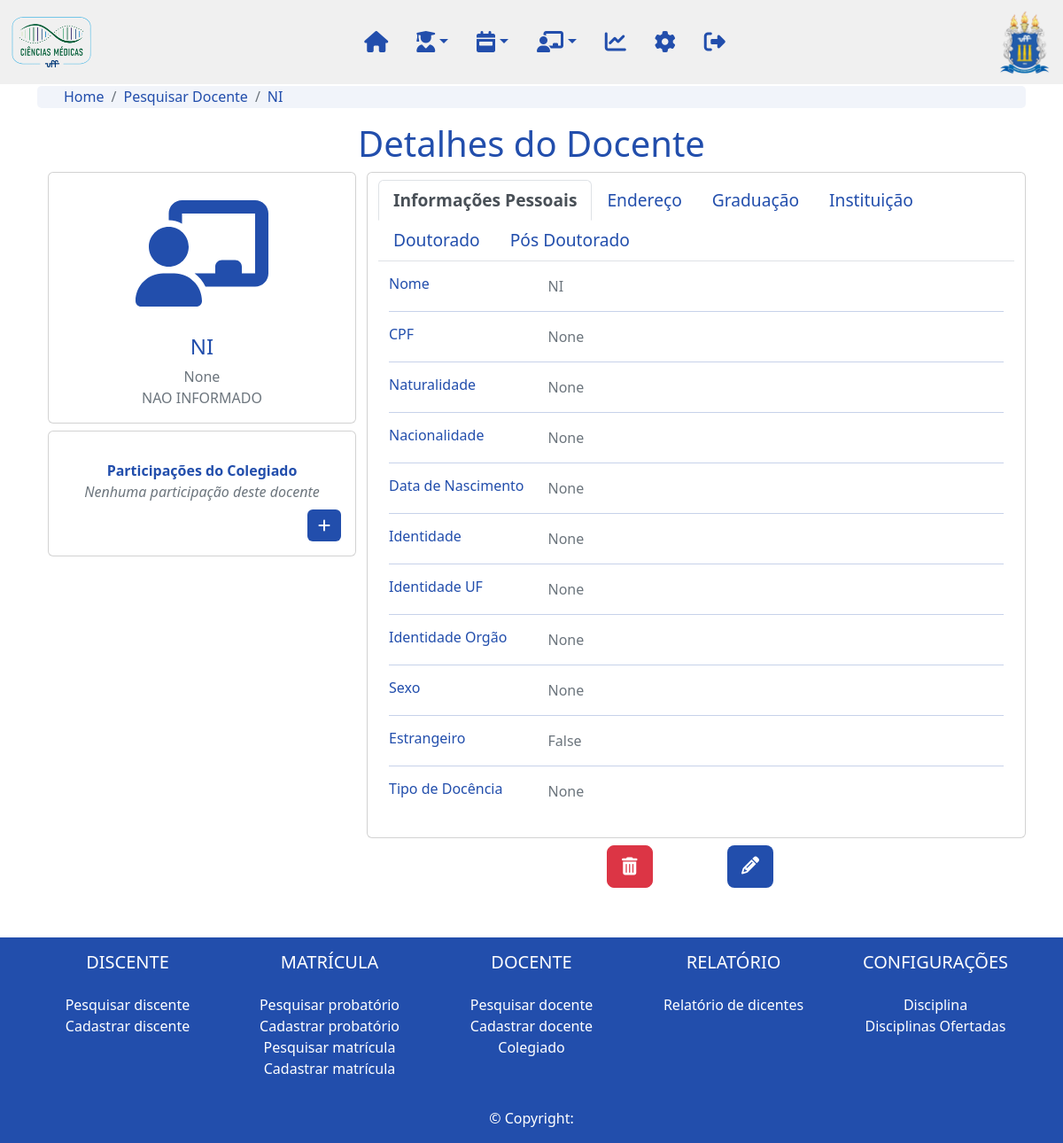
/professor/1/, run on the app's committed database.
### professor/models.py (models this page shows, shortened)
class Professor(models.Model):
      TIPO_DOCENTE_CHOICES = (
            ("Permanente", "Permanente"),
            ("Colaborador", "Colaborador"),
            ("Coorientador", "Coorientador"),
            ("Visitante", "Visitante"),
            ("Pos Doutor", "Pós Doutor"),
      )
      nome = models.CharField(max_length=200, verbose_name='Nome:')
      sexo = models.ForeignKey(Sexo, on_delete=models.DO_NOTHING , null=True, blank=True, verbose_name='Sexo:')
      dt_nascimento = models.DateField(null=True, blank=True, verbose_name='Data de nascimento:')
      estrangeiro = models.BooleanField(default=False, verbose_name='Estrangeiro:')
      nacionalidade = models.CharField(max_length=100, null=True, blank=True, verbose_name='Nacionalidade:')
      naturalidade = models.ForeignKey(UnidadeFederativa, on_delete=models.DO_NOTHING,  null=True, blank=True, verbose_name='Naturalidade:')
      cpf = models.CharField(max_length=14, null=True, blank=True, verbose_name='CPF:')
      identidade = models.CharField(max_length=12, null=True, blank=True, verbose_name='Identidade:')
      identidade_uf= models.CharField(max_length=2, null=True, blank=True, verbose_name='UF:')
      identidade_orgao = models.CharField(max_length=100, null=True, blank=True, verbose_name='Orgão Expeditor:')
      tipo_docente = models.CharField(max_length=100, choices=TIPO_DOCENTE_CHOICES, null=True, blank=True, verbose_name='Tipo de docente:')
      endereco = models.OneToOneField(Endereco, on_delete=models.DO_NOTHING)
      doutorado = models.OneToOneField(Doutorado, on_delete=models.DO_NOTHING)
      graduacao = models.OneToOneField(Graduacao, on_delete=models.DO_NOTHING, related_name="professor_graduacao")
      trabalho = models.ForeignKey(Trabalho, on_delete=models.DO_NOTHING, related_name="professor_trabalho")
      pos_doutorado = models.ForeignKey(PosDoutorado, on_delete=models.DO_NOTHING, related_name="professor_pos_doutorado")
      slug = models.SlugField(max_length=250, unique_for_date='dt_cadastro')
      updated = models.DateTimeField(auto_now=True)
      cadastrado_por = models.ForeignKey(User, on_delete=models.DO_NOTHING, related_name='professor_cadastrado_por')
      def __str__(self):
            return  self.nome

class Graduacao(models.Model):
    graduacao_area = models.CharField(max_length=200, verbose_name="Área:")
    instituicao = models.ForeignKey(Instituicao, on_delete=models.DO_NOTHING, related_name="professor_graduacao_instituicao", verbose_name="Instituição")
    local = models.CharField(max_length=200, null=True, blank=True, verbose_name="Local:")
    graduacao_ano_inicio = models.IntegerField(null=True, blank=True, verbose_name="Ano de início:")
    graduacao_ano_fim = models.IntegerField(null=True, blank=True, verbose_name="Ano de término:")

### config/models.py (models this page shows)
class Instituicao(models.Model):
    instituicao = models.CharField(max_length=200)
    sigla = models.CharField(max_length=200)
    cor = RGBColorField(default='#000000')
    def __str__(self):
            return str(self.instituicao)

### professor/views.py (the view, shortened to what this page needs)
# urls.py: path('<int:professor>/', detalhes_professor, name='detalhes_professor'),
def detalhes_professor(request, professor):
    professor = Professor.objects.get(slug=professor)
    colegiados = Colegiado.objects.filter(professor_membro=professor.id)
    membro = colegiados.last
    form_colegiado = ColegiadoForm()
    return render(request, 'detalhes_professor.html', {'professor':professor, 'colegiados':colegiados, 'form_colegiado':form_colegiado, 'pagina': 'Detalhes do Docente', 'membro': membro})

### professor/models.py (called while the page is built)
    def __str__(self):
        return str(self.doutorado)

      def __str__(self):
            return str(self.instituicao_trabalho)

### professor/templates/detalhes_professor.html (shortened to what this page needs)
{% extends "base.html" %}
{% load static %}
{% load crispy_forms_tags %}
{% block content %}
  {% include 'navbar.html' %}
  <div class="body container d-flex-inline justify-content-center mb-5">
    <nav aria-label="breadcrumb">
      <ol class="breadcrumb">
        <li class="breadcrumb-item"><a href="{% url 'home'%}">Home</a></li>
        <li class="breadcrumb-item"><a href="{% url 'professor:lista_professor'%}">Pesquisar Docente</a></li>
        <li class="breadcrumb-item active" aria-current="page"><a href="{% url 'professor:detalhes_professor' professor.slug %}">{{professor}}</a></li>
      </ol>
    </nav>
    <h1 class="text-center">Detalhes do Docente</h1>
    <div class="container">
      <div class="row gutters-sm">
          <div class="col-md-4 mb-3">
              <div class="card">
                  <div class="card-body">
                      <div class="d-flex flex-column align-items-center text-center">
                          <div class="mt-3">
                              <h4>{{professor}}</h4>
                              <p class="text-secondary mb-0">{{professor.cpf}}</p>
                              <p class="text-secondary mb-0">{{professor.graduacao.instituicao}}</p>
                          </div>
                      </div>
                  </div>
              </div>
              <div class="card mt-2">
                <div class="card-body">
                    <div class="d-flex flex-column align-items-center text-center">
                        <div class="mt-3">
                            <b>Participações do Colegiado</b>
                            {% if not colegiados %}
                            <p class="text-secondary mb-0"><i>Nenhuma participação deste docente</i></p>
                            {% endif %}
                        </div>
                    </div>
                    <div class= 'd-flex justify-content-end mt-2'>
                    <a class="btn btn-primary" data-placement="right" data-toggle="modal" data-target="#adiciona-colegiado" data-original-title="Cadastrar novo membro do colegiado"><i class="fa-solid fa-plus"></i></a>
                    </div>
                </div>
            </div>
          </div>
          <div class="col-md-8 card py-2">
              <ul class="nav nav-tabs">
                  <li class="nav-item">
                      <a class="nav-link nav-professor active" data-toggle="tab" href="#id_info">Informações Pessoais</a>
                  </li>
                  <li class="nav-item">
                      <a class="nav-link nav-professor" data-toggle="tab" href="#id_endereco">Endereço</a>
                  </li>
                  <li class="nav-item">
                    <a class="nav-link nav-professor" data-toggle="tab" href="#id_graduacao">Graduação</a>
                </li>
                  <li class="nav-item">
                      <a class="nav-link nav-professor" data-toggle="tab" href="#id_trabalho">Instituição</a>
                  </li>
                  <li class="nav-item">
                      <a class="nav-link nav-professor" data-toggle="tab" href="#id_doutorado">Doutorado</a>
                  </li>
                  <li class="nav-item">
                    <a class="nav-link nav-pos-doutorado" data-toggle="tab" href="#id_pos_doutorado">Pós Doutorado</a>
                </li>
              </ul>
              <div class="py-3 mb-3 tab-content">
                  <div id="id_info" class="tab-pane container active">
                      <div class="row">
                          <div class="col-sm-3">
                              <h6 class="mb-0">Nome</h6>
                          </div>
                          <div class="col-sm-9 text-secondary">
                              {{professor}}
                          </div>
                      </div>
                      <hr>
                      <div class="row">
                          <div class="col-sm-3">
                              <h6 class="mb-0">CPF</h6>
                          </div>
                          <div class="col-sm-9 text-secondary">
                              {{professor.cpf}}
                          </div>
                      </div>
                      <hr>
                      <div class="row">
                          <div class="col-sm-3">
                              <h6 class="mb-0">Naturalidade</h6>
                          </div>
                          <div class="col-sm-9 text-secondary">
                              {{professor.naturalidade}}
                          </div>
                      </div>
                      <hr>
                      <div class="row">
                          <div class="col-sm-3">
                              <h6 class="mb-0">Nacionalidade</h6>
                          </div>
                          <div class="col-sm-9 text-secondary">
                              {{professor.nacionalidade}}
                          </div>
                      </div>
                      <hr>
                      <div class="row">
                          <div class="col-sm-3">
                              <h6 class="mb-0">Data de Nascimento</h6>
                          </div>
                          <div class="col-sm-9 text-secondary">
                              {{professor.dt_nascimento}}
                          </div>
                      </div>
                      <hr>
                      <div class="row">
                          <div class="col-sm-3">
                              <h6 class="mb-0">Identidade</h6>
                          </div>
                          <div class="col-sm-9 text-secondary">
                              {{professor.identidade}}
                          </div>
                      </div>
                      <hr>
                      <div class="row">
                          <div class="col-sm-3">
                              <h6 class="mb-0">Identidade UF</h6>
                          </div>
                          <div class="col-sm-9 text-secondary">
                              {{professor.identidade_uf}}
                          </div>
                      </div>
                      <hr>
                      <div class="row">
                          <div class="col-sm-3">
                              <h6 class="mb-0">Identidade Orgão</h6>
                          </div>
                          <div class="col-sm-9 text-secondary">
                              {{professor.identidade_orgao}}
                          </div>
                      </div>
                      <hr>
                      <div class="row">
                          <div class="col-sm-3">
                              <h6 class="mb-0">Sexo</h6>
                          </div>
                          <div class="col-sm-9 text-secondary">
                              {{professor.sexo}}
                          </div>
                      </div>
                      <hr>
                      <div class="row">
                          <div class="col-sm-3">
                              <h6 class="mb-0">Estrangeiro</h6>
                          </div>
                          <div class="col-sm-9 text-secondary">
                              {{professor.estrangeiro}}
                          </div>
                      </div>
                      <hr>
                      <div class="row">
                          <div class="col-sm-3">
                              <h6 class="mb-0">Tipo de Docência</h6>
                          </div>
                          <div class="col-sm-9 text-secondary">
                              {{professor.tipo_docente}}
                          </div>
                      </div>
                  </div>
              </div>
          </div>
      </div>
      <div class= 'd-flex justify-content-end'>
      <div class="w-50 my-2 row">
          <div class="col-3 d-flex justify-content-end">
              <a class="btn btn-danger btn-lg" data-toggle="modal" data-target="#confirma-deletar">
                  <i class="fa-solid fa-trash-can"></i>
              </a>
          </div>
          <div class="col-3 d-flex justify-content-end">
              <a class="btn btn-primary btn-lg" href="{% url 'professor:edita_professor' professor.slug %}"><i class="fa-solid fa-pencil"></i></a>
          </div>
      </div>
  </div>
  </div>
</div>
{% include 'footer.html' %}
{% endblock %}

### static/css/styles.css (style rules this page uses)
html { height:100% }
body { height: 100%; }
.body { position:relative; padding-top: 80pt; color: #224EAC; min-height: 80%; }
.nav-item { font-size:larger; text-transform: capitalize; }
ul { color: #224EAC !important; }
a { text-decoration: none; }
.nav-link { color: #224EAC; }
.nav-link.active { font-weight: 700; }
.btn-primary { background-color: #224EAC !important; border-style: none !important; }
.breadcrumb { margin-top: -10px; border-radius: 5px; background-color: #224EAC10; height: 25px; padding: 0px 30px; }
.breadcrumb a { color: #224EAC; }
.breadcrumb-item.active { font-weight: 500; }

### data on the page
Professor: nome "NI", cpf "None", graduacao.instituicao "NAO INFORMADO", naturalidade "None", nacionalidade "None", dt_nascimento "None", identidade "None", identidade_uf "None", identidade_orgao "None", sexo "None", estrangeiro "False", tipo_docente "None"
